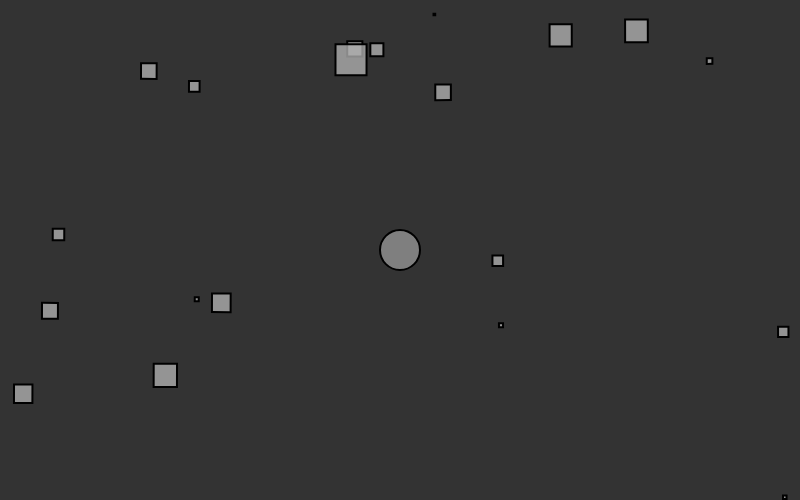
Frame 1 (no input)
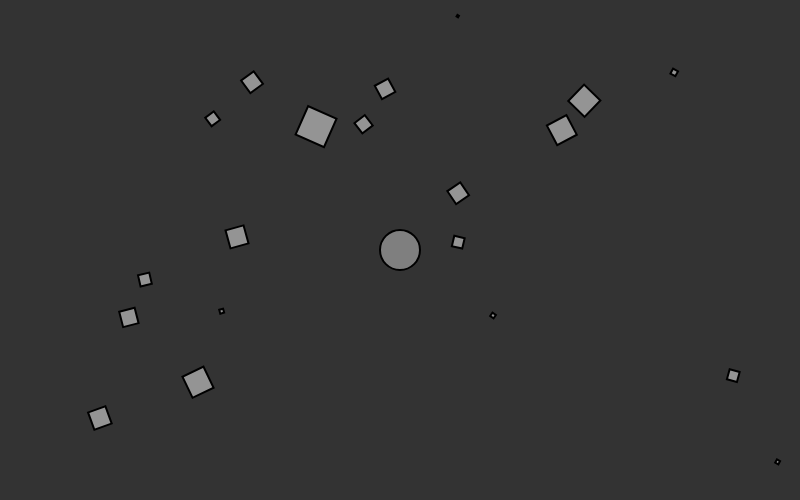
Frame 60 (no input)
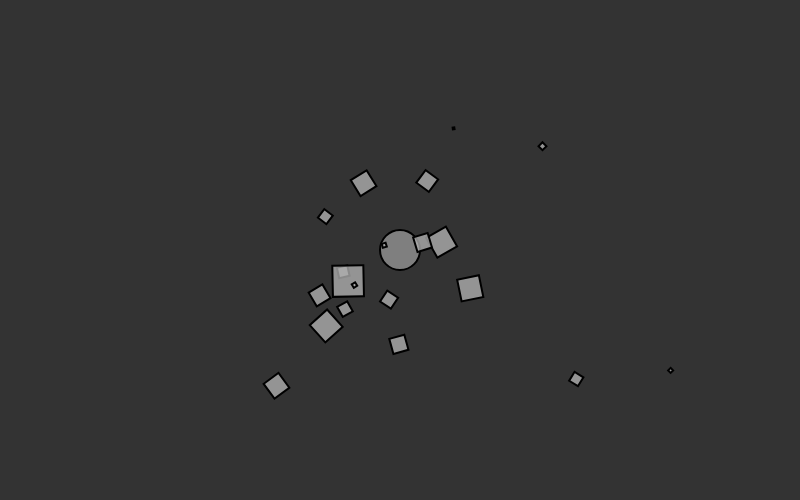
Frame 120 (the mouse pressed at the canvas centre since frame 60)

The p5.js sketch that drew these frames (run headless with seeded random() and noise() and a simulated clock; from frame 60 on, the mouse is pressed at the canvas centre):

// p5.js sketch
// ── sketch.js
// This was coded while reading:
// "The Nature of Code" by Daniel Shiffman
// http://natureofcode.com/

var movers = [];
var attractor;

function setup() {
  createCanvas(800,500);

  for (var i = 0; i < 20; i++) {
    movers.push(new Mover(random(0.1, 2), random(width), random(height)));
  }
  attractor = new Attractor();
}

function draw() {
  background(51);
  

  attractor.display();

  for (var i = 0; i < movers.length; i++) {
    var force = attractor.calculateAttraction(movers[i]);
    movers[i].applyForce(force);

    movers[i].update();
    movers[i].display();
  }
}
// ── attractor.js
// This was coded while reading:
// "The Nature of Code" by Daniel Shiffman
// http://natureofcode.com/

// An object for a draggable attractive body in our world

var Attractor = function() {
  this.position = createVector(width/2, height/2);
  this.mass = 20;
  this.G = 1;

  this.calculateAttraction = function(m) {
    // Calculate direction of force
    var force = p5.Vector.sub(this.position, m.position);
    // Distance between objects
    var distance = force.mag();
    // Limiting the distance to eliminate "extreme" results for very close or very far objects
    distance = constrain(distance, 5, 25);
    // Normalize vector (distance doesn't matter here, we just want this vector for direction)
    force.normalize();
    // Calculate gravitional force magnitude
    var strength = (this.G * this.mass * m.mass) / (distance * distance);
    // Get force vector --> magnitude * direction
    force.mult(strength);
    return force;
  };

  this.display = function() {
    ellipseMode(CENTER);
    strokeWeight(2);
    stroke(0);
    fill(127);
    ellipse(this.position.x, this.position.y, this.mass*2, this.mass*2);
  };
};
// ── mover.js
// This was coded while reading:
// "The Nature of Code" by Daniel Shiffman
// http://natureofcode.com/

var Mover = function(m, x, y) {
  this.position = createVector(x, y);
  this.mass = m;

  this.angle = 0;
  this.aVelocity = 0;
  this.aAcceleration = 0;

  this.velocity = createVector(random(-1, 1), random(-1, 1));
    this.acceleration = createVector(0, 0);

  this.applyForce = function(force) {
    var f = p5.Vector.div(force, this.mass);
    this.acceleration.add(f);
  };

  this.update = function () {

    this.velocity.add(this.acceleration);
    this.position.add(this.velocity);

    this.aAcceleration = this.acceleration.x / 10.0;
    this.aVelocity += this.aAcceleration;
    this.aVelocity = constrain(this.aVelocity, -0.1, 0.1);
    this.angle += this.aVelocity;

    this.acceleration.mult(0);
  };

  this.display = function () {
    stroke(0);
    fill(175, 200);
    rectMode(CENTER);
    push();
    translate(this.position.x, this.position.y);
    rotate(this.angle);
    rect(0, 0, this.mass*16, this.mass*16);
    pop();
  };
};
